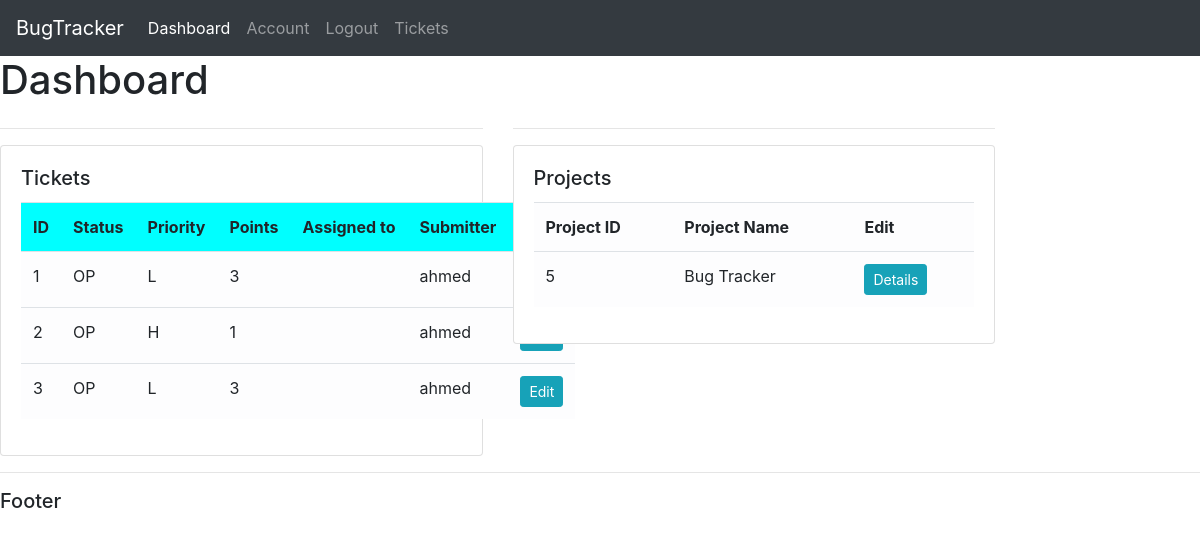
/home/, run on the app's committed database.
### accounts/models.py (models this page shows, shortened)
class Ticket(models.Model):
    class TPriority(models.TextChoices):
        VHigh = 'VH', "Very Important"
        High = 'H', "Important"
        Medium = 'M', "Medium"
        Low = 'L', "Low"
    class TStatus(models.TextChoices):
        Open = 'OP', "Open"
        Pending = 'PE', "Pending"
        Closed = 'CL', "Closed"
    TicketId = models.AutoField(primary_key=True)
    TicketDescription = models.CharField(max_length=255)
    TicketStatus = models.CharField(max_length=20, choices=TStatus.choices )
    TicketPriority = models.CharField(max_length=16,choices=TPriority.choices)
    TicketPoints = models.IntegerField(default=1,
                                       validators=[MaxValueValidator(10),
                                                   MinValueValidator(1)
    ])
    TicketProject = models.ForeignKey(Project, on_delete=models.CASCADE, related_name="tproject")
    ticketassignedto = models.ForeignKey(DevUser, on_delete=models.DO_NOTHING, related_name="assignedto", default=None, null=True, blank=True)
    TicketSubmittedBy = models.ForeignKey(DevUser, on_delete=models.DO_NOTHING, related_name="Ticket_submitted_by", default=None)

class DevUser(models.Model):
    class UserRoles(models.TextChoices):
        Developer = 'Developer', "DEV"
        Senior = 'Senior', "SEN"
        Admin = 'Admin', "ADM"
    UserId = models.AutoField(primary_key=True)
    UserName = models.CharField(max_length=26)
    UserEmail = models.EmailField(max_length=60)
    UserPassword = models.CharField(max_length=16)
    UserPoints = models.IntegerField(default=0)
    UserRole = models.TextField(max_length=12, choices=UserRoles.choices, null=True)
    UserProject = models.ManyToManyField(Project, blank=True)
    def __str__(self):
        return self.UserName

class Project(models.Model):
    class PStatus(models.TextChoices):
        Finished = 'FI', "Finished"
        InProgress = 'IP', "InProgress"
        ComingUp = 'CU', "Coming Up"
    ProjectId = models.AutoField(primary_key=True)
    ProjectName = models.CharField(max_length=30)
    ProjectDescription = models.CharField(max_length=200)
    ProjectStatus = models.CharField(max_length=20, choices=PStatus.choices)

### accounts/views.py (the view)
# urls.py: 2. Add a URL to urlpatterns:  path('', views.home, name='home')
def home(request):
    tickets = Ticket.objects.all()
    projects = Project.objects.all()
    OpenTickets = tickets.filter(TicketStatus = 'OP').count()
    PendingTickets = tickets.filter(TicketStatus = 'PE').count()
    VhighPrio = tickets.filter(TicketPriority = "VH").count()
    HighPrio = tickets.filter(TicketPriority = "H").count()
    MediumPrio = tickets.filter(TicketPriority = "M").count()
    LowPrio = tickets.filter(TicketPriority = "L").count()
    stats = {'tickets':tickets,
             'projects':projects,
             'OpenTickets':OpenTickets,
             'PendingTickets':PendingTickets,
             'VhighPrio':VhighPrio,
             'HighPrio':HighPrio,
             'MediumPrio':MediumPrio,
             'LowPrio':LowPrio}
    return render(request, 'accounts/home.html', stats)

### accounts/templates/accounts/home.html
{% extends 'accounts/main.html' %} {% block content %}
<h1>Dashboard</h1>
<div class="row">
  <div class="col-md-5">
    <hr />
    <div class="card">
      <div class="card-body">
        <h5 class="card-title">Tickets</h5>
        <table class="table table-light">
          <tr id="TableRow">
            <th>ID</th>
            <th>Status</th>
            <th>Priority</th>
            <th>Points</th>
            <th style="white-space: nowrap">Assigned to</th>
            <th>Submitter</th>
            <th>Edit</th>
          </tr>
          {% for ticket in tickets %}
          <tr>
            <td>{{ticket.TicketId}}</td>
            <td>{{ticket.TicketStatus}}</td>
            <td>{{ticket.TicketPriority}}</td>
            <td>{{ticket.TicketPoints}}</td>
            <td>{{ticket.TicketAssignedTo}}</td>
            <td>{{ticket.TicketSubmittedBy}}</td>
            <td>
              <a
                class="btn btn-sm btn-info"
                href="{%url ticket_detail ticket.TicketId%}"
                >Edit</a
              >
            </td>
          </tr>
          {% endfor %}
        </table>
      </div>
    </div>
  </div>
  <div class="col-md-5">
    <hr />
    <div class="card">
      <div class="card-body">
        <h5 class="card-title">Projects</h5>
        <table class="table table-light">
          <tr>
            <th>Project ID</th>
            <th>Project Name</th>
            <th>Edit</th>
          </tr>
          {%for project in projects%}
          <td>{{project.ProjectId}}</td>
          <td>{{project.ProjectName}}</td>
          <td><a class="btn btn-sm btn-info" href="">Details</a></td>
          {% endfor %}
        </table>
      </div>
    </div>
  </div>
</div>
{% endblock %}

### Static/CSS/main.css (style rules this page uses)
#TableRow { background-color: aqua; }

### data on the page
Ticket: TicketId "1", TicketStatus "OP", TicketPriority "L", TicketPoints "3", TicketSubmittedBy "ahmed"
Ticket: TicketId "2", TicketStatus "OP", TicketPriority "H", TicketPoints "1", TicketSubmittedBy "ahmed"
Ticket: TicketId "3", TicketStatus "OP", TicketPriority "L", TicketPoints "3", TicketSubmittedBy "ahmed"
Project: ProjectId "5", ProjectName "Bug Tracker"
